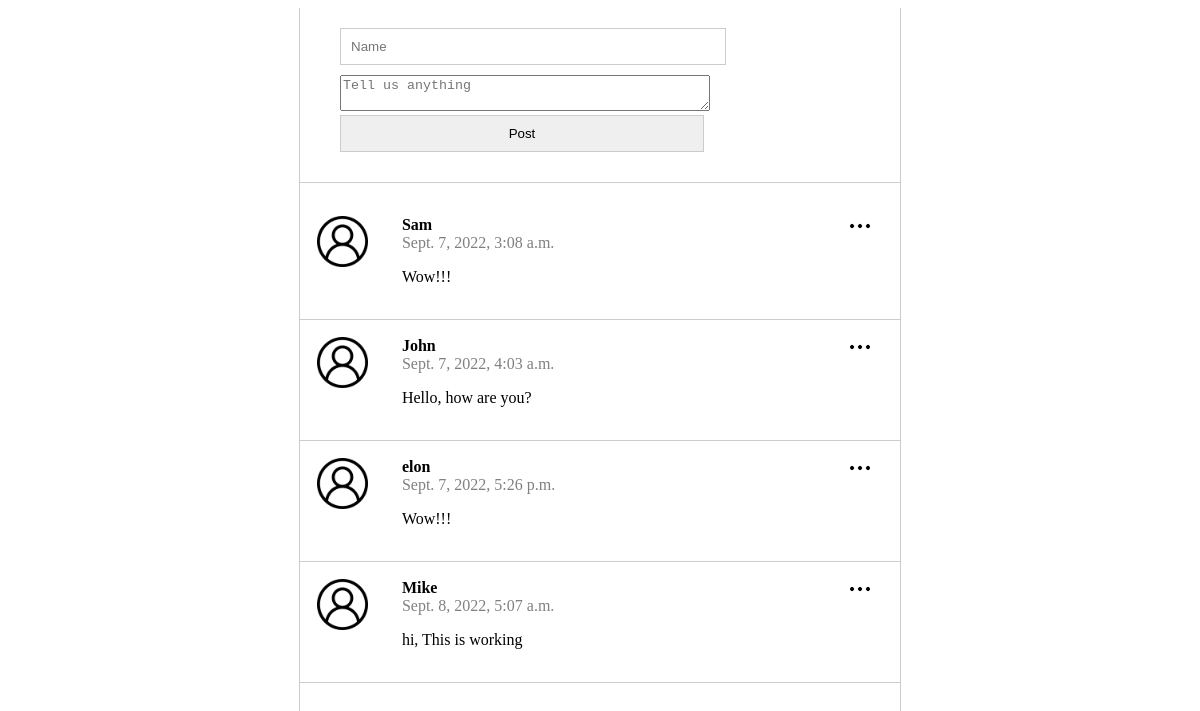
The page / on the database its author committed.
### posts/models.py (models this page shows)
class Post(models.Model):
    class Meta(object):
        db_table = 'post'
    name = models.CharField(
        'name', blank=False, null=False, max_length=14, db_index=True, default='Anonymous'
    )
    body = models.CharField(
        'body', blank=True, null=True, max_length=140, db_index=True
    )
    created_at = models.DateTimeField(
        'Created DateTime', blank=True, auto_now_add=True
    )

### posts/views.py (the view, shortened to what this page needs)
# urls.py: path('', views.index, name='index'),
def index(request):
    posts = Post.objects.all()[:20]
    return render(request, 'posts.html',
                    {'posts': posts})

### templates/posts.html (shortened to what this page needs)
{% extends "base.html" %} {% block content %}
{% load static %}
<section class="content">
    <section class= "post_form">
        <form action="/" method="POST">
            <input type="text" name="name" placeholder="Name" required />
            <textarea name="body" placeholder="Tell us anything" required></textarea>
            <input type="submit" value="Post" />
        </form>
    </section>
    <section class = "posts">
        <ul>
            {% for post in posts %}
            <li>
                <img class="menu_icon js-menu-icon" src="{% static 'img/menu.png' %}" />
            <div class="logo">
                <img src="{% static 'img/user.png' %}" />
            </div>
            <div class="name_body">
                <div class="name">{{ post.name }}</div>
                <div class="datetime">{{ post.created_at }} </div>
             <p>{{ post.body }}</p>
            </div>
            </li>
            {% endfor %}
        </ul>
    </Section>
</Section>
{% endblock %}

### templates/base.html (shortened to what this page needs)
<!DOCTYPE html>
<html lang="en">
<head>
    {% load static %}
    <link href="{% static 'css/style.css' %}" rel="stylesheet" />
</head>
<body>
    {% block content %} {{ content }} {% endblock %}
</body>
</html>

### static/css/style.css (style rules this page uses)
html, body { height: 100%; }
.content { max-width: 600px; height: 100%; margin: 0 auto; border-left: 1px solid #ccc; border-right: 1px solid #ccc; }
.post_form { padding: 20px 40px; border-bottom: 1px solid #ccc; }
.post_form input { width: 70%; margin-bottom: 10px; padding: 10px; border: 1px solid #ccc; }
.post_form textarea { width: 70%; }
.posts ul { padding: 0; }
.posts li { position: relative; display: flex; border-bottom: 1px solid #ccc; padding: 17px; }
.posts li .logo { flex-basis: 15%; }
.posts li .logo img { width: 60%; }
.posts li .menu_icon { width: 20px; position: absolute; right: 30px; top: 18; }
.posts li .name_body { flex-basis: 85%; }
.posts li .name_body .name { font-weight: bold; }
.posts li .name_body .datetime { color: gray; }

### rows shown on the page
Post: name "Sam", created_at "Sept. 7, 2022, 3:08 a.m.", body "Wow!!!"
Post: name "John", created_at "Sept. 7, 2022, 4:03 a.m.", body "Hello, how are you?"
Post: name "elon", created_at "Sept. 7, 2022, 5:26 p.m.", body "Wow!!!"
Post: name "Mike", created_at "Sept. 8, 2022, 5:07 a.m.", body "hi, This is working"
